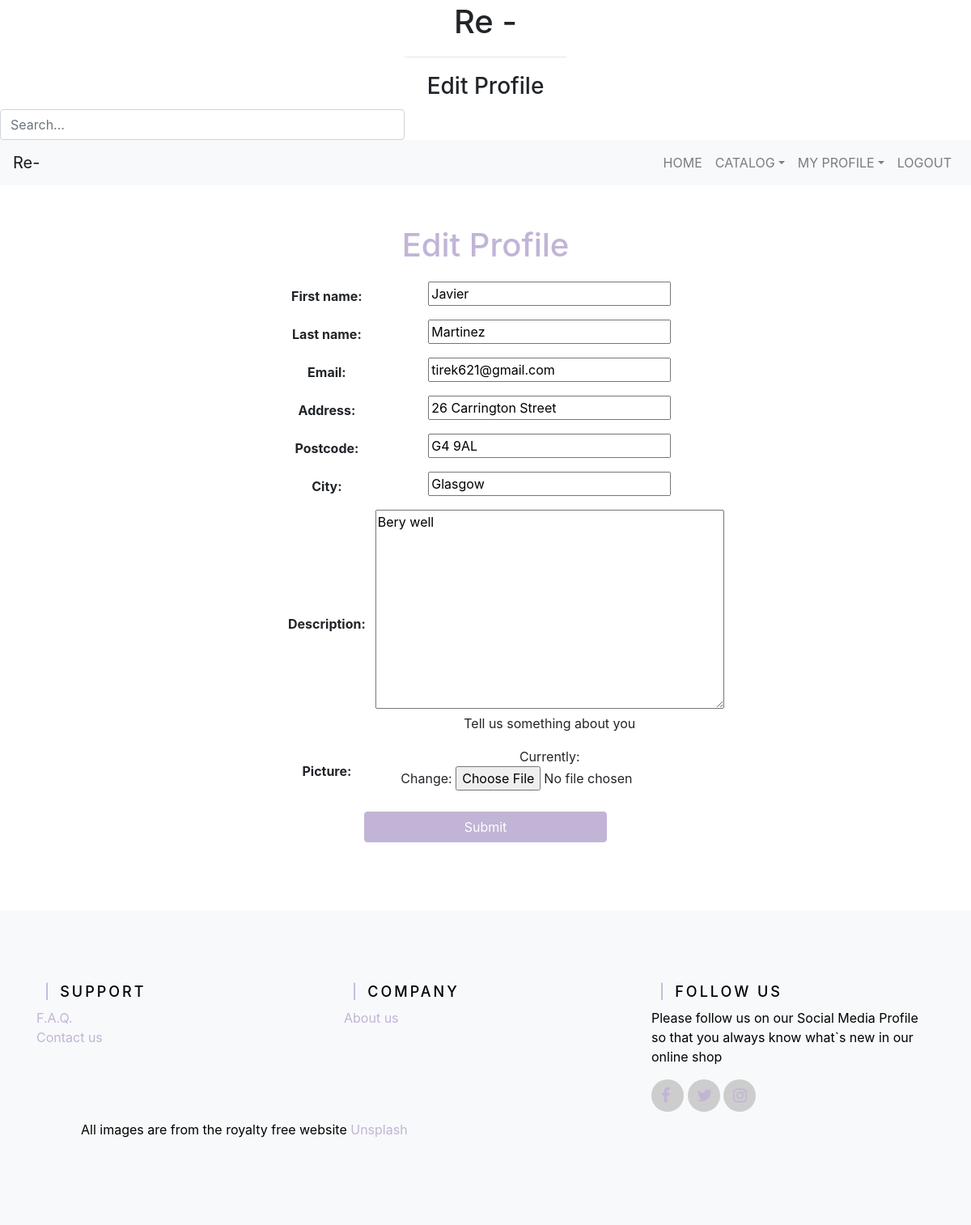
The app's page /reuse/berywell/edit_profile/ (signed in), older data.
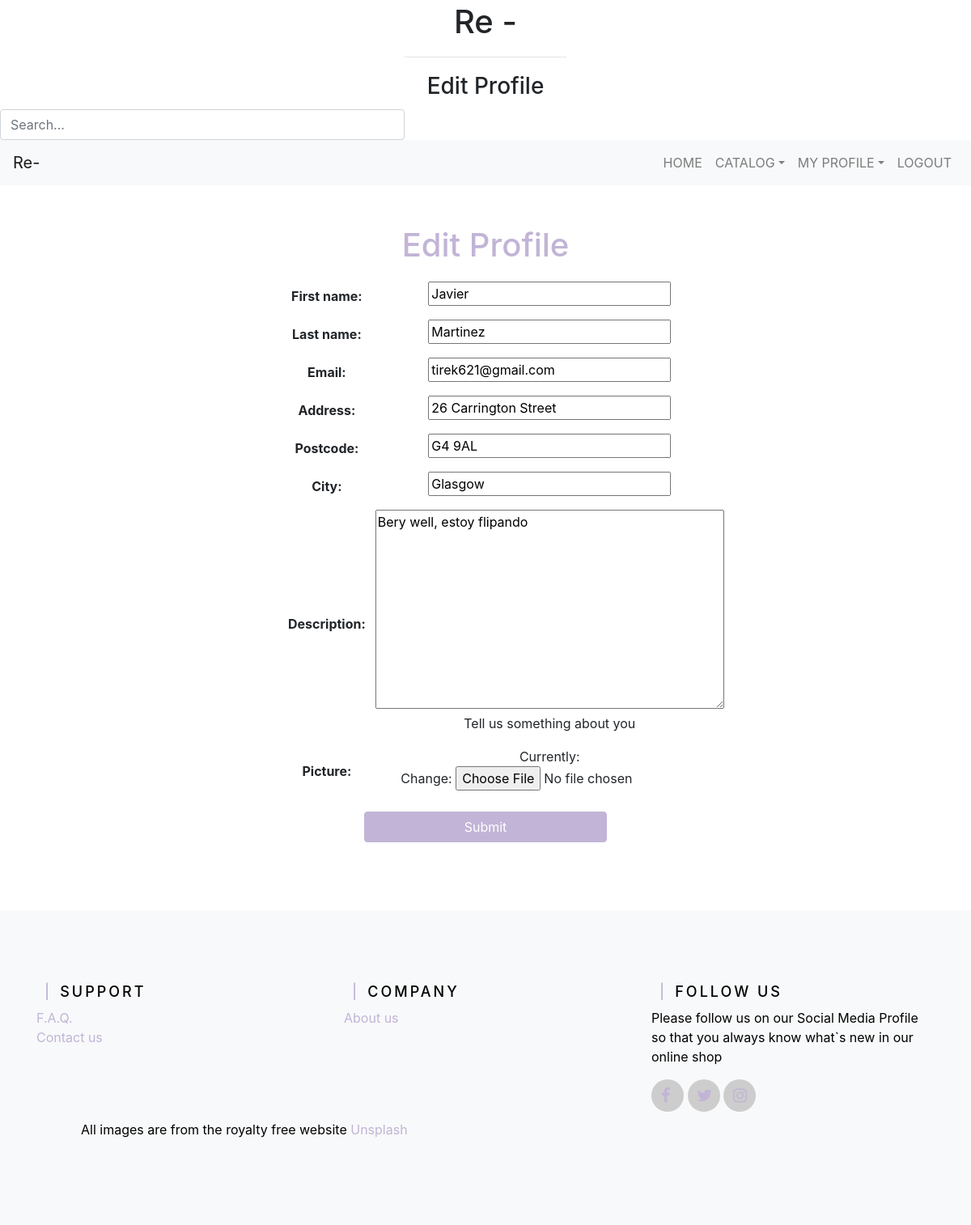
The same page, newer data.
### reuse/models.py (models this page shows, shortened)
class UserProfile(models.Model):
    user = models.OneToOneField(User, on_delete=models.CASCADE)
    address = models.CharField(max_length = 128)
    city = models.CharField(max_length = 20)
    postcode = models.CharField(max_length = 10)
    description = models.TextField(help_text = "Tell us something about you")
    picture = models.ImageField(upload_to='profile_images', default='profile_images/default-user.png')
    dob = models.DateField(null=True)
    isSeller = models.BooleanField(default = False)
    ratings = models.FloatField(null = True)
    slug = models.SlugField(unique = True)
    paypal = models.BooleanField(default = False)
    cash = models.BooleanField(default = False)
    bank_transfer = models.BooleanField(default = False)
    date_reg = models.DateField(auto_now_add=True, blank=True, null=True)

### reuse/views.py (the view)
# urls.py: path('<slug:user_name_slug>/edit_profile/', views.edit_profile, name='edit_profile'),
@login_required
def edit_profile(request, user_name_slug):
    context_dict = {}
    changed = False
    if request.method == 'POST':
        form = UserUpdateForm(request.POST, instance=request.user)
        profile_form = ProfileUpdateForm(request.POST,request.FILES,instance=request.user.userprofile)
        if form.is_valid() and profile_form.is_valid():
            user_form =form.save()
            custom_form = profile_form.save(commit=False)
            custom_form.user = user_form
            if 'picture' in request.FILES:
                custom_form.picture = request.FILES['picture']
            custom_form.save()
            messages.success(request, f'Your account has been updated!')
            changed = True
    else:
        form = UserUpdateForm(instance=request.user)
        profile_form = ProfileUpdateForm(instance=request.user.userprofile)
    context_dict['changed'] = changed
    context_dict ['form'] = form
    context_dict['profile_form'] = profile_form
    return render(request, 'reuse/edit_profile.html', context_dict)

### reuse/forms.py
class UserUpdateForm(forms.ModelForm):
    email = forms.EmailField()
    class Meta:
        model = User
        fields = ['first_name', 'last_name', 'email']

class ProfileUpdateForm(forms.ModelForm):
    class Meta:
        model = UserProfile
        fields = ['city', 'postcode', 'description', 'picture','address']
    field_order=['address', 'postcode', 'city', 'description', 'picture']

### reuse/templatetags/reuse_template_tags.py (called while the page is built)
@register.inclusion_tag('reuse/categories.html')
def get_category_list():
    catlist = {}
    category_list = Category.objects.order_by('name')
    catlist['categories'] = {}
    for cat in category_list:
        catlist['categories'][cat] = Subcategory.objects.filter(category=cat).order_by('name')
    return catlist

@register.simple_tag
def get_user_name(user):
    try:
        profile = UserProfile.objects.get(user=user)
        name = profile.slug
    except:
        name = None
    return name

### templates/reuse/edit_profile.html (shortened to what this page needs)
{% extends 'reuse/profile.html' %}
{% load staticfiles %}
{% block titlebar_block %}
    Edit Profile
{% endblock %}
{% block body_block %}
<div class="container">
    <div class="edit-profile">
        {% if changed %}
            <strong>Your profile has beed updated successfully!</strong>
            <p>Go to <a href="{% url 'reuse:profile' the_name %}">your profile page </a>or back to the <a href="{% url 'reuse:homepage' %}">Homepage</a></p><br />
        {% else %}
            <h1>Edit Profile</h1>
            <form method="post" enctype="multipart/form-data" action="{% url 'reuse:edit_profile' the_name %}">
                <table>
                    {{ form.as_table }}
                    {{ profile_form.as_table}}
                </table>
                <input type="submit" class="btn btn-primary" value="Submit"/>
            </form>
            <br/>
        {% endif %}
    </div>
</div>
{% endblock %}

Row changes from the older to the newer data that the page shows:
changed UserProfile "26 Carrington Street": description "Bery well" → "Bery well, estoy flipando"
